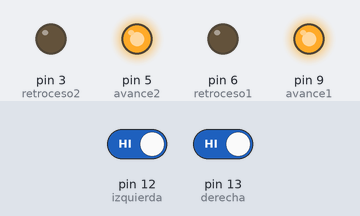
Recording of a sketch running on a simulated Arduino Uno, built with avr-gcc and run on an emulated ATmega328P. Parts: output pins drawn as LEDs (lit = HIGH). The test bench sets the inputs (shaded band); at power-on: pin 12 (izquierda) HIGH, pin 13 (derecha) HIGH.

Above: at 1.2 s.
1.3 s: pin 12 (izquierda) driven LOW
At 1.8 s:
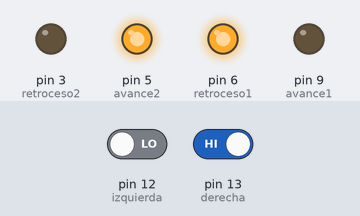
2.8 s: pin 12 (izquierda) driven HIGH
At 4.0 s:
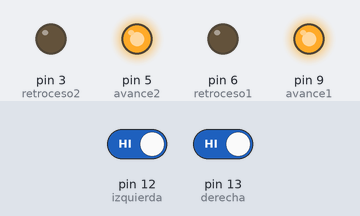
4.3 s: pin 13 (derecha) driven LOW
At 5.3 s:
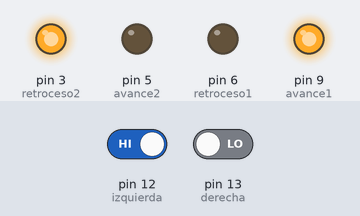
5.8 s: pin 13 (derecha) driven HIGH
At 6.4 s:
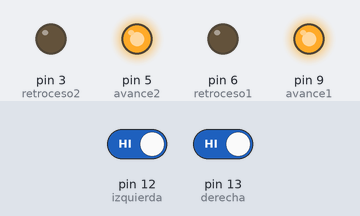
Timing chart, 0 to 8.3 s (numbered marks = the images above; inputs shaded):
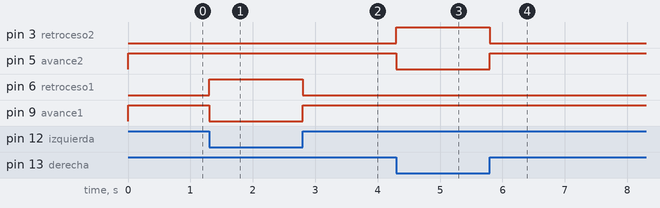

Measured:
- after the input at 1.3 s, pin 6 (retroceso1): LOW → HIGH at once; pin 9 (avance1): HIGH → LOW at once
- after the input at 2.8 s, pin 6 (retroceso1): HIGH → LOW at once; pin 9 (avance1): LOW → HIGH at once
- after the input at 4.3 s, pin 3 (retroceso2): LOW → HIGH at once; pin 5 (avance2): HIGH → LOW at once
- after the input at 5.8 s, pin 3 (retroceso2): HIGH → LOW at once; pin 5 (avance2): LOW → HIGH at once

The sketch:

codigo_del_seguidor_de_linea.ino
```cpp
//void setup() {
  // put your setup code here, to run once:

//}

//void loop() {
  // put your main code here, to run repeatedly:

//}
int avance1 = 9;
int retroceso1 = 6;
int avance2 = 5;
int retroceso2 = 3;

int derecha = 13;
int izquierda = 12;

void setup() {
pinMode(avance1,OUTPUT);
pinMode(retroceso1,OUTPUT);
pinMode(avance2,OUTPUT);
pinMode(retroceso2,OUTPUT);

pinMode(derecha,INPUT);
pinMode(izquierda,INPUT);

}

void loop() {
  if(digitalRead(derecha)== 0 && (digitalRead(izquierda)==0)){
    digitalWrite(avance1,HIGH);
    digitalWrite(retroceso1,LOW);
    digitalWrite(avance2,HIGH);
    digitalWrite(retroceso2,LOW);
    }

    if(digitalRead(derecha)==1 && (digitalRead(izquierda)==1)){
      digitalWrite(avance1,HIGH);
      digitalWrite(retroceso1,LOW);
      digitalWrite(avance2,HIGH);
      digitalWrite(retroceso2,LOW);
    }
    if(digitalRead(derecha)==1 && (digitalRead(izquierda)==0)){
      digitalWrite(avance1,LOW);
      digitalWrite(retroceso1,HIGH);
      digitalWrite(avance2,HIGH);
      digitalWrite(retroceso2,LOW);
      }
    if(digitalRead(derecha)==0 && (digitalRead(izquierda)==1)){
      digitalWrite(avance1,HIGH);
      digitalWrite(retroceso1,LOW);
      digitalWrite(avance2,LOW);
      digitalWrite(retroceso2,HIGH);
      }

}
```
